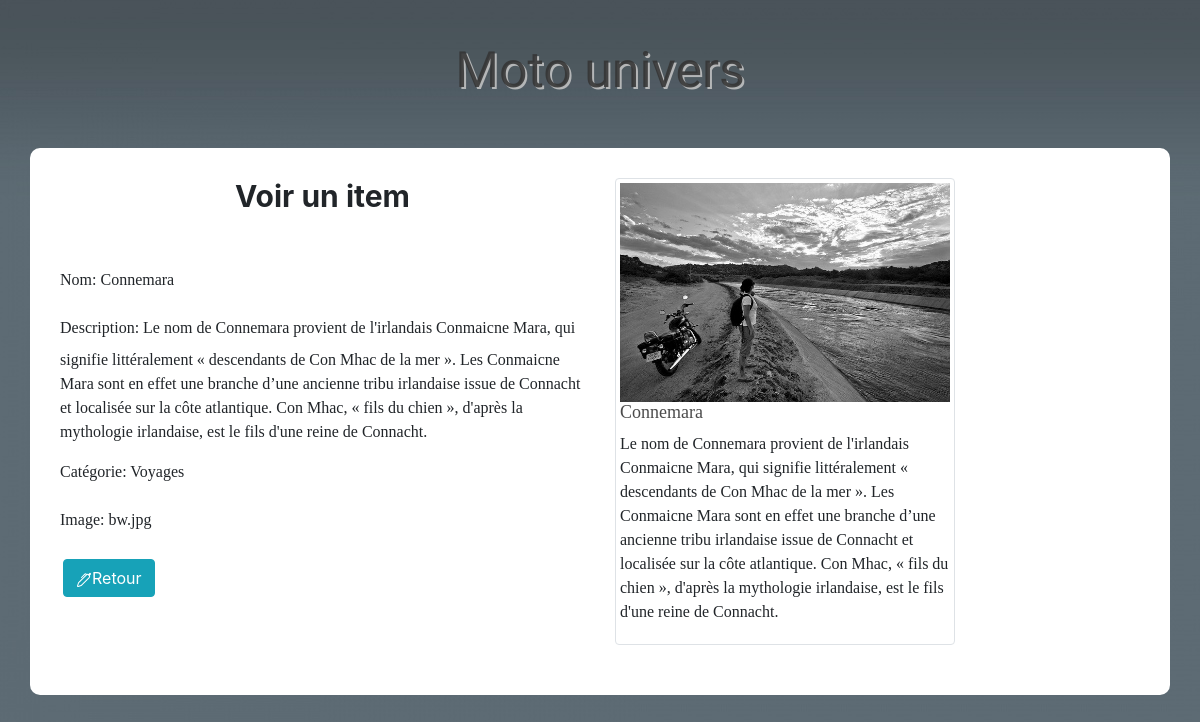
Screenshot of /admin/viewItem.php?id=16 with the database file from the repository.
### tables this page shows
CREATE TABLE `items` (
  `id` int(11) NOT NULL,
  `name` varchar(100) NOT NULL,
  `description` longtext NOT NULL,
  `image` varchar(255) NOT NULL,
  `category` int(11) NOT NULL
);

CREATE TABLE `categories` (
  `id` int(11) NOT NULL,
  `name` varchar(100) NOT NULL
);

### admin/viewItem.php (the view, shortened to what this page needs)
<?php
if (!empty($_GET['id'])) {
  $id = checkInput($_GET['id']);
}
else header("Location: index.php");;
$db = Database::connect();
$statement = $db->prepare("SELECT items.id, items.name, items.description, items.image, categories.name AS category FROM items LEFT JOIN categories ON items.category = categories.id WHERE items.id = ?");
$statement->execute(array($id));
$item = $statement->fetch();
function checkInput($data)
{
  $data = trim($data);
  $data = stripslashes($data);
  $data = htmlspecialchars($data);
  return $data;
}
?>
<!DOCTYPE html>
<html lang="fr">
<head>
    <link rel="stylesheet" href="../css/styles.css">
    <link rel="stylesheet" href="../bootstrap/css/bootstrap.min.css">
</head>
<body>
    <h1 class="text-logo">Moto univers</h1>
    <div class="container admin">
        <div class="row">
            <div class="col-sm-6 ">
                <h1>Voir un item</h1>
                <br>
                <form class="site">
                    <div class="form-group">
                        <label>Nom:</label><?php echo '  ' . $item['name']; ?>
                    </div>
                    <div class="form-group">
                        <label>Description:</label><?php echo '  ' . $item['description']; ?>
                    </div>
                    <div class="form-group">
                        <label>Catégorie:</label><?php echo '  ' . $item['category']; ?>
                    </div>
                    <div class="form-group">
                        <label>Image:</label><?php echo '  ' . $item['image']; ?>
                    </div>
                </form>
                <div class="form-action">
                    <a class="btn btn-info" href="index.php" role="button">Retour</a>
                </div>
            </div>
            <div class="col-sm-6 col-md-4 site">
                <div class="img-thumbnail">
                    <img class="img-fluid max-width: 100%" src=" <?php echo '../images/' . $item['image']; ?>"
                        alt="...">
                    <div class="caption">
                        <h4><?php echo $item['name']; ?></h4>
                        <p><?php echo $item['description']; ?></p>
                    </div>
                </div>
            </div>
        </div>
    </div>
</body>
</html>

### css/styles.css (style rules this page uses)
body { background-image: url(../images/bg.jpg); }
.site { font-family: 'Cinzel', serif; }
.text-logo { color: rgba(53, 53, 53, 0.89); text-shadow: 2px 2px rgba(199, 199, 199, 0.842); font-size: 50px; padding: 40px 0px; text-align: center; font-family: "Holtwood One SC", sans-serif; }
.img-thumbnail { margin-bottom: 20px; }
.img-fluid { background-color: #ffd301; }
.caption > h4 { color: rgba(53, 53, 53, 0.89); font-size: 18px; }
a:hover, a, a:focus { color: #eee; margin: 3px; }
.container.admin { padding: 30px; }
.admin { background-color: #fff; border-radius: 10px; }
.admin h1 { font-weight: bold; font-size: 30px; margin-bottom: 30px; text-align: center; }

### rows the page displays
items: name "Connemara", description "Le nom de Connemara provient de l'irlandais Conmaicne Mara, qui signifie littéralement « descendants de Con Mhac de la mer ». Les Conmaicne Mara sont en effet une branche d’une ancienne tribu irlandaise issue de Connacht et localisée sur la côte atlantique. Con Mhac, « fils du chien », d'après la mythologie irlandaise, est le fils d'une reine de Connacht.", category.name "Voyages", image "bw.jpg", image (picture)
